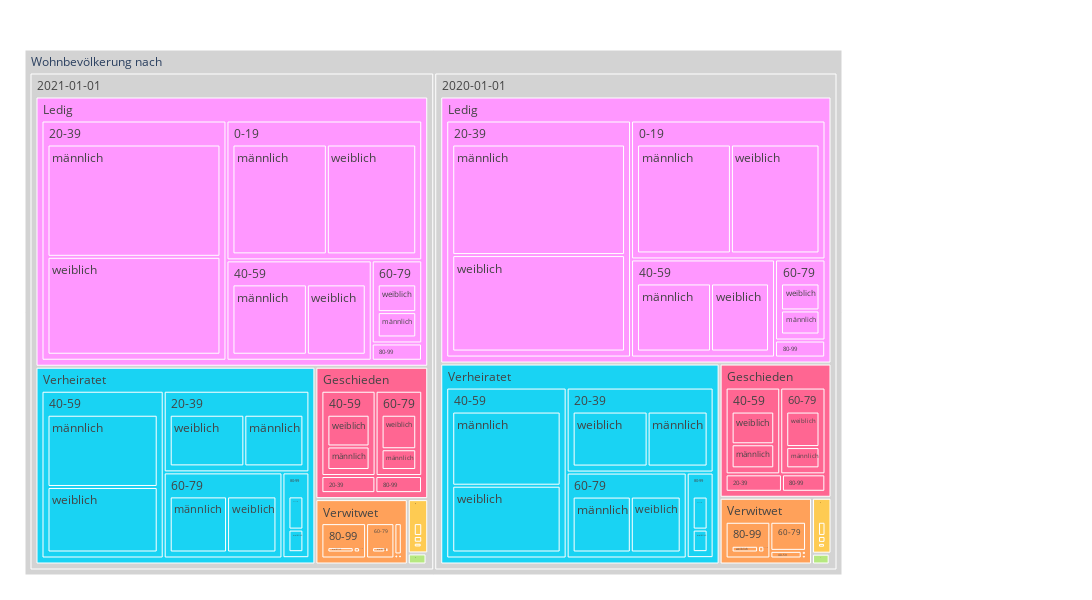

This figure's notebook cell:
### Code cell
myTreemapAgg = data2betested.loc['2020':'2021']  \
    .groupby(['StichtagDatJahr', 'Ziv2Lang', 'SexLang','AlterV20Sort','AlterV20Kurz']) \
    .agg(sum_WBev=('AnzBestWir', 'sum')) \
    .sort_values('sum_WBev', ascending=True) 

fig = px.treemap(myTreemapAgg.reset_index(), path=[px.Constant("Wohnbevölkerung nach "), 'StichtagDatJahr', 'Ziv2Lang', 'AlterV20Kurz','SexLang']
                 , values='sum_WBev'
                 , color='Ziv2Lang'
                 ## bei discrete scales (bei Klassen und Strings):                 
                 #, color_discrete_map={'(?)':'lightgrey','EVP':'gold', 'Ausländer/in':'#FF3030', 'PdA':'#EE3B3B', 'Grüne':'#A2CD5A','GLP':'#CAFF70','Die Mitte':'orange','FDP':'#104E8B','AL':'deeppink','SVP':'forestgreen', 'FL ZÜRI':'#8B864E','Volt':'#lightblue' }         
                 , color_discrete_map={'(?)':'lightgrey','Schweizer/in':'gold', 'SP':'#FF3030' }               
                 ## bei continuous scales (bei Zahlenwerten):
                , color_continuous_scale='blues'
                #, color_continuous_midpoint=np.average(df['AnzBestWir'], weights=df['AnzBestWir'])   
                 ,height=600
                 ,width=1100
                )
fig.update_traces(root_color="grey")
fig.update_layout(margin = dict(t=50, l=25, r=250, b=25))
fig.show()

### Figure 1 — Plotly figure (JSON) as saved in the notebook; plotly's stock layout.template omitted (floating-point values rounded to 4 significant figures; data arrays with more than 128 entries replaced by an {"elided": "..."} marker saying what was removed)
{"data": [{"branchvalues": "total", "customdata": {"elided": "220x1 str values"}, "domain": {"x": [0, 1], "y": [0, 1]}, "hovertemplate": "labels=%{label}<br>sum_WBev=%{value}<br>parent=%{parent}<br>id=%{id}<br>Ziv2Lang=%{customdata[0]}<extra></extra>", "ids": {"elided": "220 str values"}, "labels": {"elided": "220 str values"}, "marker": {"colors": {"elided": "220 str values"}}, "name": "", "parents": {"elided": "220 str values"}, "root": {"color": "grey"}, "type": "treemap", "values": {"elided": "220 int values"}}], "layout": {"height": 600, "legend": {"tracegroupgap": 0}, "margin": {"b": 25, "l": 25, "r": 250, "t": 50}, "width": 1100}}
